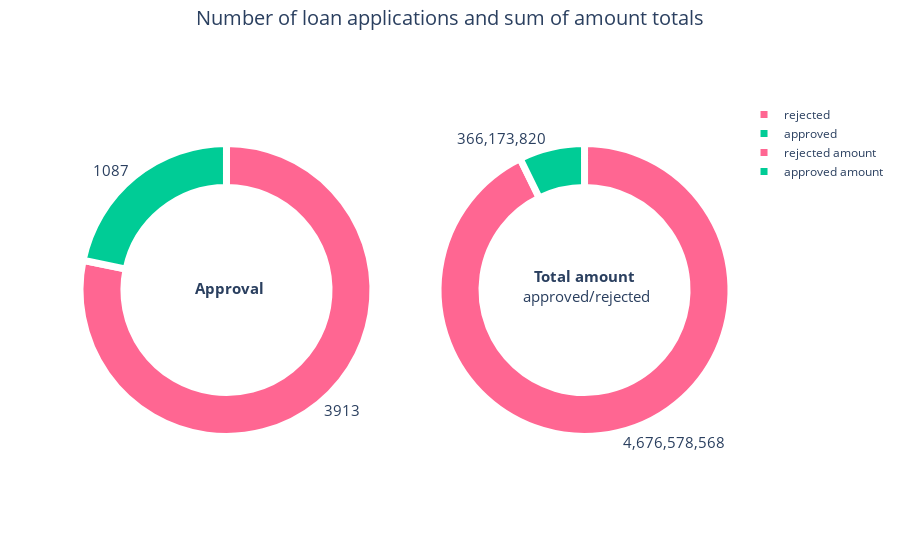

The cell this chart's notebook holds for it:
### Markdown cell above
## 4 - Visualization
### 4.1 - Approval vs Rejection
We use donut representations to get an overview of the acceptation of the loans, in terms of number of applications and loan amounts:
   * the first to measure the accept rate and number
   * the second to measure the total amount of accepted versus rejected loan applications

### Code cell
########### settings ###########
donut_hole = 0.7

########### Approved/Rejected PIE CHART #############
trace_approval = go.Pie(labels = pie_chart_approval_loan_names,
                            values = [approved_loan.shape[0], rejected_loan.shape[0]],
                            hole = donut_hole)

########### Approved/Rejected Amount PIE CHART #############
trace_amount = go.Pie(values= [datasink.query(select_approved_decision)[get_decision_amount].sum(),
                                 datasink.query(select_rejected_decision)[get_decision_amount].sum()],
                            labels=pie_chart_loan_amount_names,
                            hole = donut_hole,
                            name="Loan amount")

fig = make_subplots(rows=1, cols=2,
                    specs=[[{"type": "pie"}, {"type": "pie"}]],
                    column_widths=[0.5, 0.5],
                    #vertical_spacing=0.001,
                    subplot_titles=("Approval", "Approved/rejected amount")
                    )

fig.add_trace(trace_approval, row=1, col=1)
fig.add_trace(trace_amount, row=1, col=2)

fig.update_traces(hoverinfo='label', textinfo='value', textfont_size=15, textposition="outside",
                  marker=dict(colors=approval_colors, line=dict(color='#FFFFFF', width=7)))
                
fig.update_annotations(yshift=20) # subplot tiltes

fig.update_layout(
    barmode='stack',
    plot_bgcolor = "white",
    #paper_bgcolor = 'lightgray',
    height=600,
    title={'text': f"Number of loan applications and sum of amount totals",
          'x':0.5,
          'y':0.98,
          'xanchor': 'center',
          'font_size': 20
    },
    annotations= [
         {
            "font": {
               "size": 15
            },
            "showarrow": False,
            "text": "<b>Approval</b>",
            "x": 0.23,
            "y": 0.42
         },
         {
            "font": {
               "size": 15
            },
            "showarrow": False,
            "text": "<b>Total amount</b><br> approved/rejected",
            "x": 0.775,
            "y": 0.4
         }
      ],
      )

iplot(fig)

### Figure 1 — Plotly figure (JSON) as saved in the notebook; plotly's stock layout.template omitted (floating-point values rounded to 4 significant figures)
{"data": [{"domain": {"x": [0, 0.45], "y": [0, 1]}, "hole": 0.7, "hoverinfo": "label", "labels": ["approved", "rejected"], "marker": {"colors": ["#00CC96", "#FF6692"], "line": {"color": "#FFFFFF", "width": 7}}, "textfont": {"size": 15}, "textinfo": "value", "textposition": "outside", "type": "pie", "values": [1087, 3913]}, {"domain": {"x": [0.55, 1], "y": [0, 1]}, "hole": 0.7, "hoverinfo": "label", "labels": ["approved amount", "rejected amount"], "marker": {"colors": ["#00CC96", "#FF6692"], "line": {"color": "#FFFFFF", "width": 7}}, "name": "Loan amount", "textfont": {"size": 15}, "textinfo": "value", "textposition": "outside", "type": "pie", "values": [366173820, 4676578568]}], "layout": {"annotations": [{"font": {"size": 15}, "showarrow": false, "text": "<b>Approval</b>", "x": 0.23, "xanchor": "center", "xref": "paper", "y": 0.42, "yanchor": "bottom", "yref": "paper", "yshift": 20}, {"font": {"size": 15}, "showarrow": false, "text": "<b>Total amount</b><br> approved/rejected", "x": 0.775, "xanchor": "center", "xref": "paper", "y": 0.4, "yanchor": "bottom", "yref": "paper", "yshift": 20}], "autosize": true, "barmode": "stack", "plot_bgcolor": "white", "title": {"font": {"size": 20}, "text": "Number of loan applications and sum of amount totals", "x": 0.5, "xanchor": "center", "y": 0.98}}}
